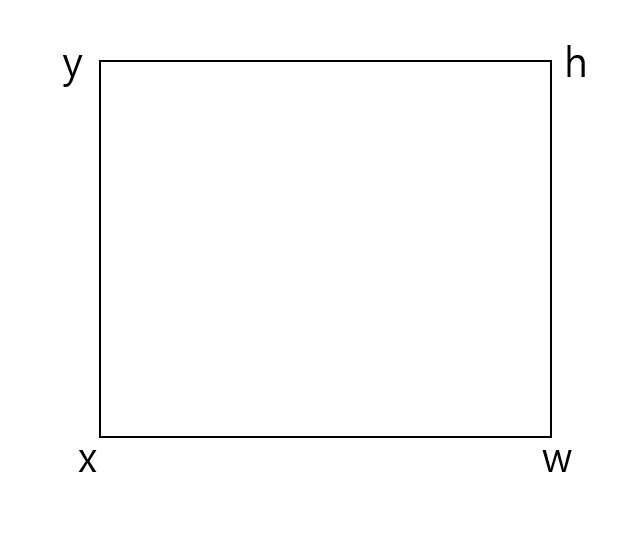
#> input picture prac_opencv/bbox.PNG, 636 x 544 px, given in place of car-overhead-1.avi, which was not available
$ jupyter execute opencv_Cartoonization.ipynb   (older library calls are emulated)   (text cells are left out)
#> lines starting #> are read from the running program, lines starting #| are printed output that depends on the picture; pictures that were not available may be replaced by others from this repository, and a replacement may not be noted
[cell 1]
import cv2
import numpy as np
import matplotlib.pyplot as plt

[cell 2]
cap = cv2.VideoCapture('img/car-overhead-1.avi') # 0은 카메라 설치 되있어야함

# Check if the webcam is opened correctly
if not cap.isOpened():
    raise IOError('Cannot open webcam')
while True:
    ret, frame = cap.read()
#> frame is the input picture: shape (544, 636, 3); min 0, max 255, mean 252
    frame = cv2.resize(frame,None,fx=0.5,fy=0.5,interpolation = cv2.INTER_AREA) # 크기 줄이기
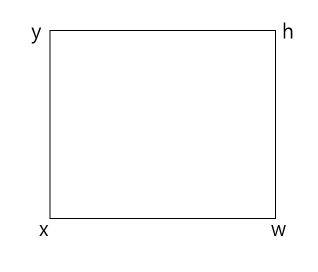
#> frame: shape (272, 318, 3); min 0, max 255, mean 252
    cv2.imshow('input',frame)

    c=cv2.waitKey(1)
#> (key Esc is pressed here)
    if c == 27: # ESC key
        break
cap.release() # oepn한 캡쳐 객체 해제
cv2.destroyAllWindows() # 윈도우 닫기

[cell 3]
def print_howto():
    print("""
        Change color space of the
        input video stream using keyboard controls. The control keys are:
            1. Grayscale - press 'g'
            2. YUV - press 'y'
            3. HSV - press 'h'
    """)
if __name__ == '__main__':
    print_howto()
    cap = cv2.VideoCapture('img/car-overhead-1.avi')
    if not cap.isOpened():
        raise IOError('Cannot open webcam')
    cur_mode = None
    while True:
        ret,frame = cap.read()
        frame = cv2.resize(frame,None,fx=0.5,fy=0.5,interpolation = cv2.INTER_AREA)
        c=cv2.waitKey(1)
#> (key Esc is pressed here)
        if c == 27: # esc 누르면 꺼지고
            break
        if c!=-1 and c!=255 and c != cur_mode: # 키보드에서 누른 값을 cur_mode로 받는다
            cur_mode=c
        if cur_mode == ord('g'): # g를 누르면
            output = cv2.cvtColor(frame,cv2.COLOR_BGR2GRAY)  # gray 반환
        elif cur_mode == ord('y'):
            output = cv2.cvtColor(frame,cv2.COLOR_BGR2YUV)  # yuv 반환
        elif cur_mode == ord('h'):
            output = cv2.cvtColor(frame,cv2.COLOR_BGR2HSV) # huv - 색상 채도 진하기
        else:
            output = frame
        cv2.imshow('car',output)
cap.release()
cv2.destroyAllWindows()

[cell 4]
# [21 lines left out: function detect_quadrant, not called in this run]
if __name__ == '__main__':
    width,height = 640,480 # 임의의 크기 지정
    img = 255*np.ones((height,width,3),dtype=np.uint8) # uint8 = 양수만 표현 가능
    cv2.namedWindow('Input window')
    cv2.setMouseCallback('Input window',detect_quadrant,{'img':img}) # 마우스 이벤트가 탐지되었을 때 (클릭) 사각형 보여짐

    while True:
        cv2.imshow('input window',img)
        c=cv2.waitKey(1)
#> (key Esc is pressed here)
        if c==27:
            break
cv2.destroyAllWindows()

[cell 5]
print([x for x in dir(cv2) if x.startswith('EVENT')]) # kind of event

[cell 6]
# [17 lines left out: functions update_pts, draw_rectangle, not called in this run]
if __name__ == '__main__':
    drawing=False
    event_params = {'top_left_pt':(-1,-1),'bottom_right_pt':(-1,-1)}

    cap = cv2.VideoCapture('img/car-overhead-1.avi')

    if not cap.isOpened():
        raise IOError('Cannot open webcam')
    cv2.namedWindow('Webcam')
    cv2.setMouseCallback('Webcam',draw_rectangle,event_params)

    while True:
        ret,frame = cap.read()
        img = cv2.resize(frame,None, fx = 0.5, fy = 0.5,interpolation = cv2.INTER_AREA)
        (x0,y0),(x1,y1) = event_params['top_left_pt'],event_params['bottom_right_pt']
        img[y0:y1,x0:x1] = 255 - img[y0:y1,x0:x1] # 음화효과
        cv2.imshow('webcam',img)

        c=cv2.waitKey(1)
#> (key Esc is pressed here)
        if c== 27:
            break
    cap.release()
    cv2.destroyAllWindows()

[cell 7]
import cv2
import numpy as np
import matplotlib.pyplot as plt

[cell 8]
def print_howto():
    print("""
        Change cartoonizing mode of image:
            1. Cartoonize without Color - press 's'
            2. Cartoonize with Color - press 'c'
    """)
# [19 lines left out: function cartoonize_image, not called in this run]

if __name__ == '__main__':
    print_howto()
    cap = cv2.VideoCapture('img/car-overhead-1.avi')
    cur_mode = None
    while True:
        ret,frame = cap.read()
        frame = cv2.resize(frame,None,fx=0.5,fy=0.5,interpolation=cv2.INTER_AREA)

        c=cv2.waitKey(1)
#> (key Esc is pressed here)
        if c == 27:
            break
        if c!= -1 and c!= 255 and c!= cur_mode:
            cur_mode = c
        if c == ord('s'):
            cv2.imshow('Cartoonize',cartoonize_image(frame,ksize=5,sketch_mode = True))
        elif cur_mode == ord('c'):
            cv2.imshow('Cartoonize',cartoonize_image(frame,ksize=5,sketch_mode=False))
        else:
            cv2.imshow('Cartoonize',frame)
    cap.release()
    cv2.destroyAllWindows()

[cell 9]
# 두꺼운 라인 하기
def print_howto():
    print("""
        Change cartoonizing mode of image:
            1. Cartoonize without Color - press 's'
            2. Cartoonize with Color - press 'c'
    """)
# [22 lines left out: function cartoonize_image, not called in this run]

if __name__ == '__main__':
    print_howto()
    cap = cv2.VideoCapture('img/car-overhead-1.avi')
    cur_mode = None
    while True:
        ret,frame = cap.read()
        frame = cv2.resize(frame, None, fx=0.5, fy=0.5, interpolation=cv2.INTER_AREA)

        c=cv2.waitKey(1)
#> (key Esc is pressed here)
        if c == 27:
            break
        if c!= -1 and c!= 255 and c!= cur_mode:
            cur_mode = c
        if c == ord('s'):
            cv2.imshow('Cartoonize',cartoonize_image(frame,ksize=5,sketch_mode = True))
        elif cur_mode == ord('c'):
            cv2.imshow('Cartoonize',cartoonize_image(frame,ksize=5,sketch_mode=False))
        else:
            cv2.imshow('Cartoonize',frame)
    cap.release()
    cv2.destroyAllWindows()

[cell 10]
img = cv2.imread('img/house.jpg')
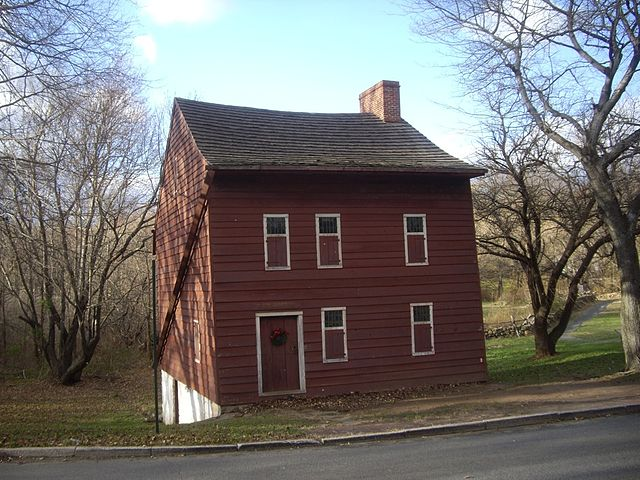
#> input picture prac_opencv/img/house.jpg, 640 x 480 px
#> img is the input picture: shape (480, 640, 3); mean B, G, R 109.8, 112.3, 115.3
img_gaussian = cv2.GaussianBlur(img,(13,13),0) # Gaussian Kernel size : 13x13
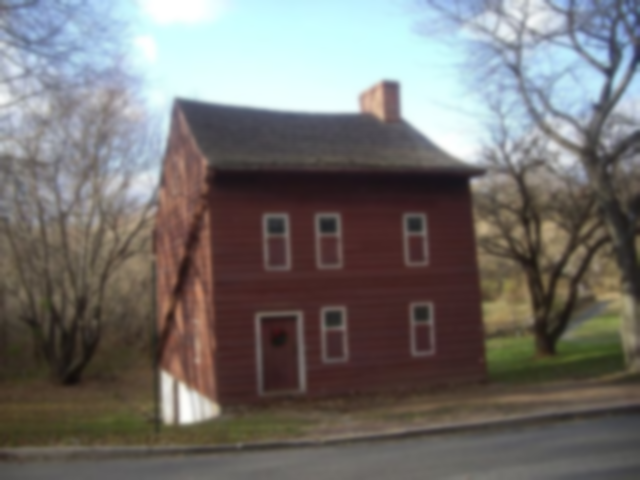
#> img_gaussian: shape (480, 640, 3); mean B, G, R 109.8, 112.3, 115.3
img_bilateral = cv2.bilateralFilter(img,13,70,50) # ksize*ksize = 13*13
fig,axes = plt.subplots(1,3,figsize=(20,12))
axes[0].imshow(cv2.cvtColor(img,cv2.COLOR_BGR2RGB))
axes[0].set(title = 'original')
axes[1].imshow(cv2.cvtColor(img_gaussian,cv2.COLOR_BGR2RGB))
axes[1].set(title = 'gaussian')
axes[2].imshow(cv2.cvtColor(img_bilateral,cv2.COLOR_BGR2RGB))
axes[2].set(title = 'bilateral')
plt.show()
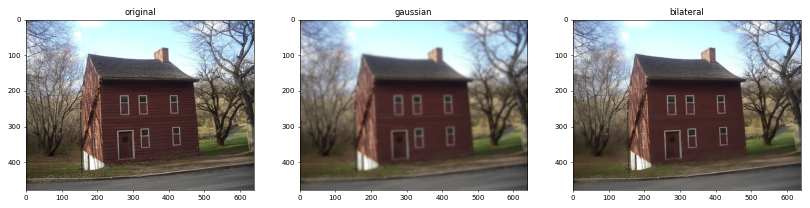
#> figure drawn by matplotlib, 3 panels
